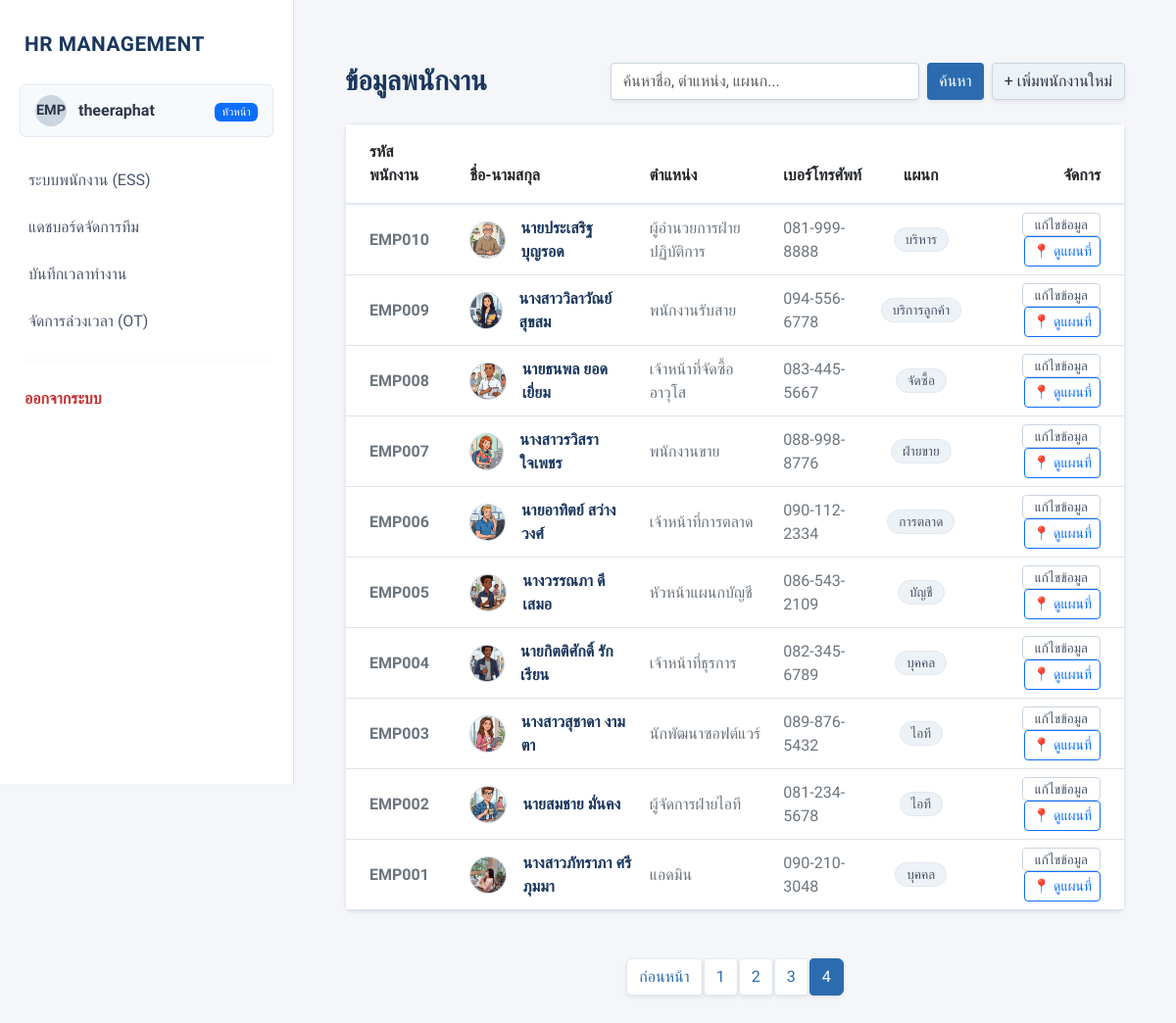
The app's page /?page=4 (signed in) with its own data.
### myapp/models.py (models this page shows, shortened)
class Employee(models.Model):
    employee_id = models.CharField(max_length=20, unique=True, blank=True, null=True, verbose_name="รหัสพนักงาน")
    title = models.CharField(max_length=10, choices=TITLE_CHOICES, default='นาย', verbose_name="คำนำหน้าชื่อ")
    first_name = models.CharField(max_length=100, verbose_name="ชื่อ")
    last_name = models.CharField(max_length=100, verbose_name="นามสกุล")
    gender = models.CharField(max_length=1, choices=GENDER_CHOICES, verbose_name="เพศ")
    birth_date = models.DateField(verbose_name="วัน-เดือน-ปี เกิด (YYYY-MM-DD)")
    salary = models.DecimalField(max_digits=10, decimal_places=2, verbose_name="เงินเดือน")
    department = models.CharField(max_length=20, choices=DEPT_CHOICES, verbose_name="แผนก")
    position = models.CharField(max_length=100, null=True, blank=True, verbose_name="ตำแหน่ง")
    hire_date = models.DateField(null=True, blank=True, verbose_name="วันที่เริ่มทำงาน")
    status = models.CharField(max_length=20, choices=STATUS_CHOICES, default='active', verbose_name="สถานะพนักงาน")
    phone_number = models.CharField(max_length=15, null=True, blank=True, verbose_name="เบอร์โทรศัพท์")
    email = models.EmailField(blank=True, null=True, verbose_name="อีเมล")
    address = models.TextField(blank=True, null=True, verbose_name="ที่อยู่")
    bank_name = models.CharField(max_length=50, choices=BANK_CHOICES, null=True, blank=True, verbose_name="ชื่อธนาคาร")
    bank_account = models.CharField(max_length=50, null=True, blank=True, verbose_name="เลขบัญชีธนาคาร")
    photo = models.ImageField(upload_to='employee_photos/', null=True, blank=True, verbose_name="รูปภาพประจำตัว")

### myapp/views.py (the view, shortened to what this page needs)
# urls.py: path('', views.index, name='index'),
@login_required
@user_passes_test(is_admin, login_url='ess_dashboard')
def index(request):
    query = request.GET.get('q', '')
    employees = Employee.objects.exclude(status='resigned').order_by('-id')
    paginator = Paginator(employees, 10)
    page_number = request.GET.get('page')
    page_obj = paginator.get_page(page_number)
    return render(request, 'index.html', {'page_obj': page_obj, 'query': query})

### myapp/context_processors.py (called while the page is built)
def get_employee_data(request):
    if request.user.is_authenticated:
        emp = Employee.objects.filter(
            first_name=request.user.first_name,
            last_name=request.user.last_name
        ).first()
        return {'current_emp': emp}
    return {}

### myapp/views.py (called while the page is built)
def is_admin(user):
    return user.is_staff

### templates/index.html (shortened to what this page needs)
{% extends 'basetemplate.html' %}
{% block content %}
<div class="container mt-4 mb-5">
    <div class="row mb-4 align-items-center g-3">
        <div class="col-md-4">
            <h3 class="fw-bold text-corporate-blue mb-0">ข้อมูลพนักงาน</h3>
        </div>
        <div class="col-md-8">
            <div class="d-flex justify-content-md-end gap-2 flex-wrap">
                <form method="GET" action="{% url 'index' %}" class="d-flex flex-grow-1" style="max-width: 400px;">
                    <input type="text" name="q" class="form-control shadow-sm" style="border-radius: 4px; border-color: #CBD5E0;" placeholder="ค้นหาชื่อ, ตำแหน่ง, แผนก..." value="{{ query|default:'' }}">
                    <button type="submit" class="btn btn-primary-corporate shadow-sm ms-2" style="border-radius: 4px;">ค้นหา</button>
                </form>
                {% if user.is_staff %}
                <a href="{% url 'create' %}" class="btn btn-secondary-corporate shadow-sm text-nowrap" style="border-radius: 4px;">+ เพิ่มพนักงานใหม่</a>
                {% endif %}
            </div>
        </div>
    </div>
    <div class="card card-custom">
        <div class="card-body p-0">
            <div class="table-responsive">
                <table class="table table-hover align-middle mb-0">
                    <thead class="table-custom-header">
                        <tr>
                            <th class="py-3 ps-4">รหัสพนักงาน</th>
                            <th class="py-3 ps-4">ชื่อ-นามสกุล</th>
                            <th class="py-3">ตำแหน่ง</th>
                            <th class="py-3">เบอร์โทรศัพท์</th>
                            <th class="py-3 text-center">แผนก</th>
                            <th class="py-3 text-end pe-4">จัดการ</th>
                        </tr>
                    </thead>
                    <tbody>
                        {% for emp in page_obj %}
                        <tr>
                            <td class="ps-4 fw-bold text-secondary">
                                {{ emp.employee_id|default:"-" }}
                            </td>
                            <td class="ps-4">
                                <div class="d-flex align-items-center">
                                    {% if emp.photo %}
                                        <img src="{{ emp.photo.url }}" class="table-avatar me-3" alt="รูปพนักงาน">
                                    {% else %}
                                        <div class="table-avatar-placeholder me-3">EMP</div>
                                    {% endif %}
                                    <span class="fw-semibold text-corporate-blue">
                                        {{ emp.title }}{{ emp.first_name }} {{ emp.last_name }}
                                    </span>
                                </div>
                            </td>
                            <td class="text-secondary">{{ emp.position|default:"-" }}</td>
                            <td class="text-secondary">{{ emp.phone_number|default:"-" }}</td>
                            <td class="text-center">
                                <span class="badge badge-department">{{ emp.get_department_display|default:"-" }}</span>
                            </td>
                            <td class="text-end pe-4">
                                {% if user.is_staff %}
                                <a href="{% url 'update' emp.pk %}" class="btn-edit">แก้ไขข้อมูล</a>
                                <a href="{% url 'employee_map' emp.pk %}" class="btn btn-sm btn-outline-primary" target="_blank" style="border-radius: 4px;">📍 ดูแผนที่</a>
                                {% else %}
                                <span class="text-muted">-</span>
                                {% endif %}
                            </td>
                        </tr>
                        {% empty %}
                        <tr>
                            <td colspan="5" class="text-muted py-5 text-center">ไม่พบข้อมูลพนักงาน</td>
                        </tr>
                        {% endfor %}
                    </tbody>
                </table>
            </div>
        </div>
    </div>
    {% if page_obj.has_other_pages %}
    <nav class="mt-5 mb-4">
        <ul class="pagination justify-content-center">
            {% if page_obj.has_previous %}
                <li class="page-item">
                    <a class="page-link page-link-corporate shadow-sm" href="?page={{ page_obj.previous_page_number }}{% if query %}&q={{ query }}{% endif %}">ก่อนหน้า</a>
                </li>
            {% endif %}
            {% for num in page_obj.paginator.page_range %}
                {% if page_obj.number == num %}
                    <li class="page-item active">
                        <span class="page-link page-link-corporate shadow-sm">{{ num }}</span>
                    </li>
                {% else %}
                    <li class="page-item">
                        <a class="page-link page-link-corporate shadow-sm" href="?page={{ num }}{% if query %}&q={{ query }}{% endif %}">{{ num }}</a>
                    </li>
                {% endif %}
            {% endfor %}
        </ul>
    </nav>
    {% endif %}
</div>
{% endblock %}

### templates/basetemplate.html (shortened to what this page needs)
<!DOCTYPE html>
<html lang="th">
<head>
    <link href="https://cdn.jsdelivr.net/npm/bootstrap@5.3.0/dist/css/bootstrap.min.css" rel="stylesheet">
</head>
<body>
    <nav id="sidebar" class="sidebar">
        <a href="{% url 'index' %}" class="sidebar-brand">
            HR MANAGEMENT
        </a>
        <a href="{% url 'profile' %}" class="user-profile" style="display: flex; align-items: center; overflow: hidden;">
            {% if current_emp and current_emp.photo %}
                <img src="{{ current_emp.photo.url }}" class="user-avatar" style="object-fit: cover; padding: 0; flex-shrink: 0;">
            {% else %}
                <div class="user-avatar" style="flex-shrink: 0;">EMP</div>
            {% endif %}
            <span style="font-weight: 700; white-space: nowrap; overflow: hidden; text-overflow: ellipsis;">
                {{ user.username }}
            </span>
            <div class="ms-auto" style="padding-left: 5px;">
                {% if user.is_superuser %}
                    <span class="badge bg-danger" style="font-size: 0.7rem; font-weight: 500;">แอดมิน</span>
                {% elif user.is_staff %}
                    <span class="badge bg-primary" style="font-size: 0.7rem; font-weight: 500;">หัวหน้า</span>
                {% else %}
                    <span class="badge bg-secondary" style="font-size: 0.7rem; font-weight: 500;">พนักงาน</span>
                {% endif %}
            </div>
        </a>
        <ul class="nav flex-column mb-auto">
            <li class="nav-item">
                <a class="nav-link" href="{% url 'ess_dashboard' %}">
                    ระบบพนักงาน (ESS)
                </a>
            </li>
            {% if user.is_staff %}
            <li class="nav-item">
                <a class="nav-link" href="{% url 'manager_dashboard' %}">
                    แดชบอร์ดจัดการทีม
                </a>
            </li>
            <li class="nav-item">
                <a class="nav-link" href="{% url 'attendance' %}">
                    บันทึกเวลาทำงาน
                </a>
            </li>
            <li class="nav-item">
                <a class="nav-link" href="{% url 'ot_management' %}">
                    จัดการล่วงเวลา (OT)
                </a>
            </li>
            {% endif %}
        </ul>
        <hr style="margin: 15px 20px; border-color: #E2E8F0;">
        <form action="{% url 'logout' %}" method="post" class="m-0">
            <button type="submit" class="btn-logout">
                ออกจากระบบ
            </button>
        </form>
    </nav>
    <main id="main-content" class="main-content">
        {% block content %}
        {% endblock %}
    </main>
</body>
</html>

### templates/basetemplate.html (style rules this page uses)
body { background-color: #F4F6F9; font-family: 'Sarabun', sans-serif; font-size: 16px; }
.sidebar { width: 300px; height: 100vh; background-color: #FFFFFF; position: fixed; top: 0; left: 0; padding-top: 15px; overflow-y: auto; border-right: 1px solid #DEE2E6; z-index: 1040; transition: all 0.3s ease-in-out; }
.sidebar-brand { color: #1A365D !important; font-weight: 800; font-size: 1.3rem; text-decoration: none; display: block; padding: 15px 25px; margin-bottom: 10px; letter-spacing: 0.5px; }
.user-profile { padding: 10px 15px; margin: 0 20px 20px 20px; border-radius: 6px; border: 1px solid #E2E8F0; display: flex; align-items: center; text-decoration: none; color: #2D3748; font-weight: 600; transition: 0.2s; background-color: #F7FAFC; }
.user-avatar { width: 32px; height: 32px; border-radius: 50%; background-color: #CBD5E0; color: #2D3748; display: flex; align-items: center; justify-content: center; margin-right: 12px; font-weight: bold; font-size: 0.9rem; }
.sidebar .nav-link { color: #4A5568 !important; font-weight: 500; border-radius: 0; padding: 12px 25px; display: flex; align-items: center; transition: all 0.2s ease; border-left: 4px solid transparent; }
.btn-logout { background-color: transparent; color: #C53030; font-weight: 600; border: none; padding: 12px 25px; width: 100%; display: flex; align-items: center; transition: 0.2s; text-align: left; }
.main-content { margin-left: 300px; padding: 2.5rem; min-height: 100vh; transition: all 0.3s ease-in-out; }

### templates/index.html (style rules this page uses)
.text-corporate-blue { color: #1A365D !important; }
.btn-primary-corporate { background-color: #2B6CB0; color: #fff; border: none; transition: 0.2s; font-weight: 500; }
.btn-secondary-corporate { background-color: #EDF2F7; color: #2D3748; border: 1px solid #CBD5E0; transition: 0.2s; font-weight: 500; }
.card-custom { border-radius: 0.5rem; box-shadow: 0 1px 3px rgba(0,0,0,0.1); border: 1px solid #E2E8F0; background-color: #fff; }
.table-custom-header { background-color: #F8FAFC !important; color: #4A5568 !important; border-bottom: 2px solid #E2E8F0; }
.badge-department { background-color: #EDF2F7; color: #4A5568; border: 1px solid #E2E8F0; font-weight: 500; font-size: 0.85rem; padding: 0.35em 0.8em; border-radius: 20px; }
.table-avatar { width: 38px; height: 38px; object-fit: cover; border-radius: 50%; border: 1px solid #CBD5E0; }
.btn-edit { color: #4A5568; border: 1px solid #CBD5E0; background-color: #fff; border-radius: 4px; transition: 0.2s; font-size: 0.85rem; padding: 3px 12px; text-decoration: none; }
.page-link-corporate { color: #2B6CB0; border: 1px solid #E2E8F0; margin: 0 2px; border-radius: 4px; }
.page-item.active .page-link-corporate { background-color: #2B6CB0; border-color: #2B6CB0; color: #fff; }

### records on screen
Employee: employee_id "EMP010", photo (picture), title "นาย", first_name "ประเสริฐ", last_name "บุญรอด", position "ผู้อำนวยการฝ่ายปฏิบัติการ", phone_number "081-999-8888", department "บริหาร"
Employee: employee_id "EMP009", photo (picture), title "นางสาว", first_name "วิลาวัณย์", last_name "สุขสม", position "พนักงานรับสาย", phone_number "094-556-6778", department "บริการลูกค้า"
Employee: employee_id "EMP008", photo (picture), title "นาย", first_name "ธนพล", last_name "ยอดเยี่ยม", position "เจ้าหน้าที่จัดซื้ออาวุโส", phone_number "083-445-5667", department "จัดซื้อ"
Employee: employee_id "EMP007", photo (picture), title "นางสาว", first_name "รวิสรา", last_name "ใจเพชร", position "พนักงานขาย", phone_number "088-998-8776", department "ฝ่ายขาย"
Employee: employee_id "EMP006", photo (picture), title "นาย", first_name "อาทิตย์", last_name "สว่างวงศ์", position "เจ้าหน้าที่การตลาด", phone_number "090-112-2334", department "การตลาด"
Employee: employee_id "EMP005", photo (picture), title "นาง", first_name "วรรณภา", last_name "ดีเสมอ", position "หัวหน้าแผนกบัญชี", phone_number "086-543-2109", department "บัญชี"
Employee: employee_id "EMP004", photo (picture), title "นาย", first_name "กิตติศักดิ์", last_name "รักเรียน", position "เจ้าหน้าที่ธุรการ", phone_number "082-345-6789", department "บุคคล"
Employee: employee_id "EMP003", photo (picture), title "นางสาว", first_name "สุชาดา", last_name "งามตา", position "นักพัฒนาซอฟต์แวร์", phone_number "089-876-5432", department "ไอที"
Employee: employee_id "EMP002", photo (picture), title "นาย", first_name "สมชาย", last_name "มั่นคง", position "ผู้จัดการฝ่ายไอที", phone_number "081-234-5678", department "ไอที"
Employee: employee_id "EMP001", photo (picture), title "นางสาว", first_name "ภัทราภา", last_name "ศรีภุมมา", position "แอดมิน", phone_number "090-210-3048", department "บุคคล"

### other values on screen
{{ user.username }} "theeraphat"
{{ num }} "1" "2" "3"
{{ num }} "4"
